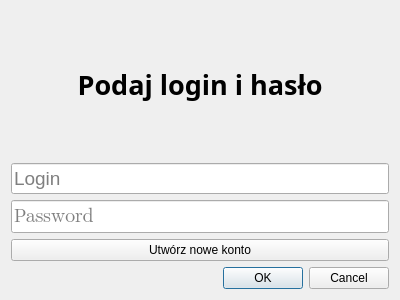
<?xml version="1.0" encoding="UTF-8"?>
<ui version="4.0">
 <class>LoginWindow</class>
 <widget class="QDialog" name="LoginWindow">
  <property name="geometry">
   <rect>
    <x>0</x>
    <y>0</y>
    <width>400</width>
    <height>300</height>
   </rect>
  </property>
  <property name="windowTitle">
   <string>Dialog</string>
  </property>
  <layout class="QGridLayout" name="gridLayout">
   <item row="0" column="0">
    <widget class="QLabel" name="label">
     <property name="font">
      <font>
       <family>Arial Black</family>
       <pointsize>20</pointsize>
       <bold>true</bold>
      </font>
     </property>
     <property name="text">
      <string>Podaj login i hasło</string>
     </property>
     <property name="alignment">
      <set>Qt::AlignCenter</set>
     </property>
    </widget>
   </item>
   <item row="2" column="0">
    <widget class="QLineEdit" name="password">
     <property name="font">
      <font>
       <family>Segoe UI Emoji</family>
       <pointsize>14</pointsize>
      </font>
     </property>
     <property name="echoMode">
      <enum>QLineEdit::Password</enum>
     </property>
     <property name="placeholderText">
      <string>Password</string>
     </property>
    </widget>
   </item>
   <item row="4" column="0">
    <widget class="QDialogButtonBox" name="buttonBox">
     <property name="orientation">
      <enum>Qt::Horizontal</enum>
     </property>
     <property name="standardButtons">
      <set>QDialogButtonBox::Cancel|QDialogButtonBox::Ok</set>
     </property>
    </widget>
   </item>
   <item row="1" column="0">
    <widget class="QLineEdit" name="login">
     <property name="font">
      <font>
       <pointsize>14</pointsize>
      </font>
     </property>
     <property name="placeholderText">
      <string>Login</string>
     </property>
    </widget>
   </item>
   <item row="3" column="0">
    <widget class="QPushButton" name="newAccount">
     <property name="text">
      <string>Utwórz nowe konto</string>
     </property>
    </widget>
   </item>
  </layout>
 </widget>
 <resources/>
 <connections>
  <connection>
   <sender>buttonBox</sender>
   <signal>accepted()</signal>
   <receiver>LoginWindow</receiver>
   <slot>accept()</slot>
   <hints>
    <hint type="sourcelabel">
     <x>248</x>
     <y>254</y>
    </hint>
    <hint type="destinationlabel">
     <x>157</x>
     <y>274</y>
    </hint>
   </hints>
  </connection>
  <connection>
   <sender>buttonBox</sender>
   <signal>rejected()</signal>
   <receiver>LoginWindow</receiver>
   <slot>reject()</slot>
   <hints>
    <hint type="sourcelabel">
     <x>316</x>
     <y>260</y>
    </hint>
    <hint type="destinationlabel">
     <x>286</x>
     <y>274</y>
    </hint>
   </hints>
  </connection>
 </connections>
</ui>
